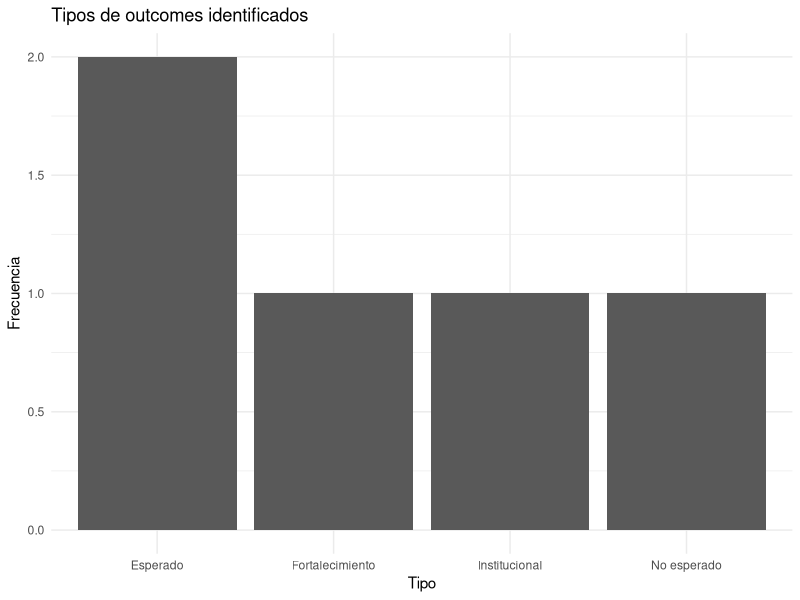

This chart was generated by the following R code:
## ---- chunk 1
#| echo: false

outcomes <- data.frame(
  Actor = c("Estudiante", "Estudiante", "Monitor", "Profesor"),
  Cambio = c(
    "Asiste regularmente a monitorías",
    "Empieza a ayudar a otros compañeros",
    "Diseña materiales pedagógicos propios",
    "Integra monitorías en su curso"
  ),
  Evidencia = c(
    "Registro de asistencia",
    "Observación en sesiones",
    "Materiales creados",
    "Plan de curso actualizado"
  ),
  stringsAsFactors = FALSE
)

outcomes
## ---- chunk 2
#| echo: false

statements <- data.frame(
  Número = 1:4,
  Actor = c("Estudiante", "Estudiante", "Monitor", "Profesor"),
  Cambio = c(
    "Asiste regularmente a monitorías",
    "Empieza a ayudar a otros compañeros",
    "Diseña materiales pedagógicos propios",
    "Integra monitorías en su curso"
  ),
  Outcome = c(
    "En 2024, estudiantes comenzaron a asistir regularmente a monitorías, influenciados por el programa, mejorando su participación académica",
    "En 2024, algunos estudiantes empezaron a apoyar a sus pares, evidenciando mayor apropiación del aprendizaje",
    "Monitores desarrollaron materiales pedagógicos propios, fortaleciendo su rol educativo",
    "Profesores integraron las monitorías en sus cursos"
  ),
  stringsAsFactors = FALSE
)

statements
## ---- chunk 3

#| echo: false

verificacion <- data.frame(
  Outcome = 1:4,
  Fuente = c(
    "Coordinador académico",
    "Observación externa",
    "Revisión documental",
    "Director de programa"
  ),
  Validado = c(TRUE, TRUE, TRUE, TRUE)
)

verificacion
## ---- chunk 4
#| echo: false

tabla_analisis <- data.frame(
  Tipo = c("Esperado", "No esperado", "Fortalecimiento", "Institucional"),
  Frecuencia = c(2, 1, 1, 1)
)

tabla_analisis
## ---- chunk 5
library(ggplot2)

ggplot(tabla_analisis, aes(x = Tipo, y = Frecuencia)) +
  geom_bar(stat = "identity") +
  labs(
    title = "Tipos de outcomes identificados",
    x = "Tipo",
    y = "Frecuencia"
  ) +
  theme_minimal()
